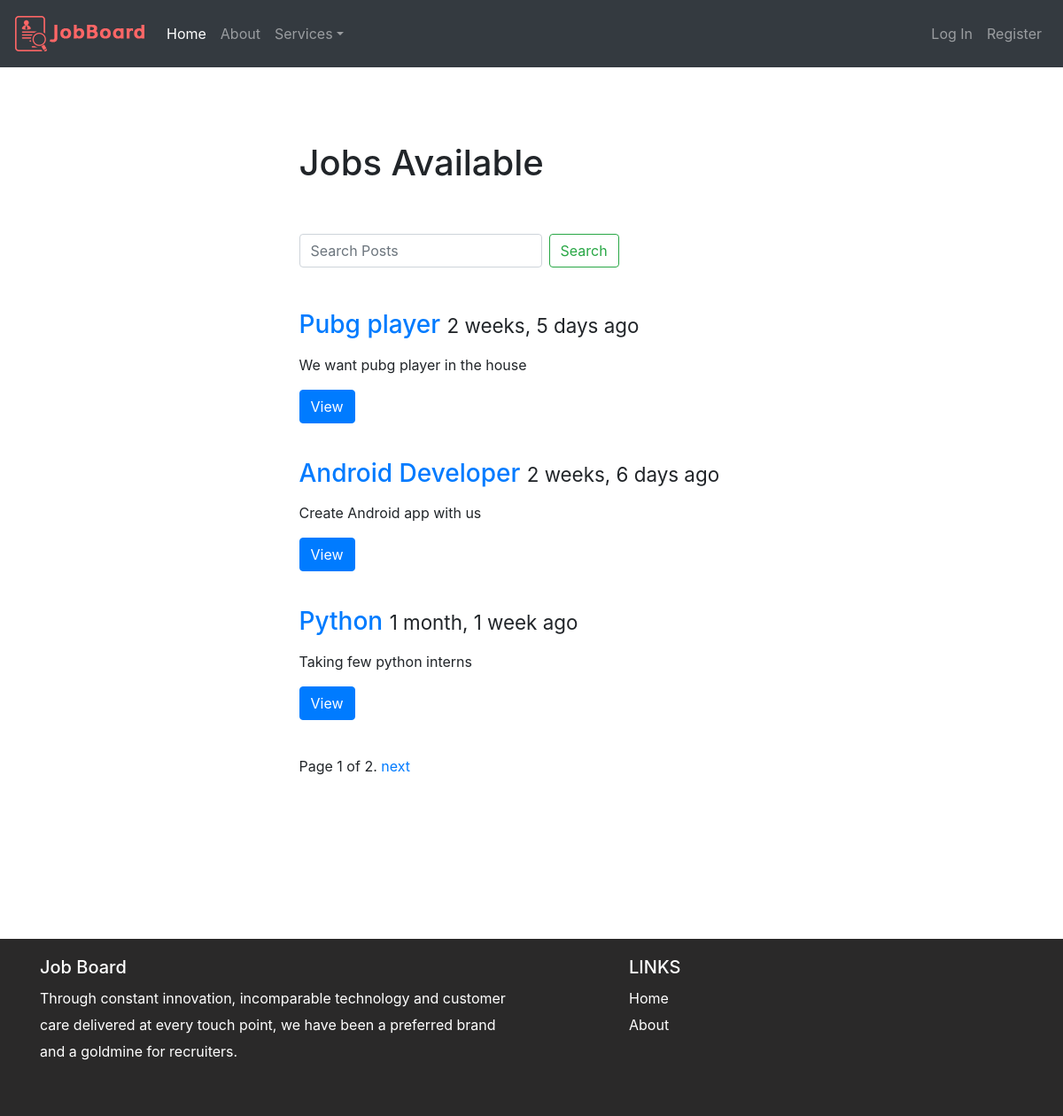
/joblist/, run on the app's committed database.
### jobs/models.py (models this page shows, shortened)
class Job(models.Model):
    title = models.CharField(max_length=100)
    company_name = models.CharField(max_length=100)
    description = models.TextField()
    timestamp = models.DateTimeField(auto_now_add=True, auto_now=False )
    class Meta:
        ordering = ["-timestamp"]

### jobs/views.py (the view)
# urls.py: url(r'^joblist/$', job_list, name='job_list'),
def job_list(request):
    queryset_list = Job.objects.all()
    query=request.GET.get("q")
    if query:
        queryset_list=queryset_list.filter(
            Q(title__icontains=query) |
            Q(description__icontains=query)
        ).distinct()
    paginator = Paginator(queryset_list, 3) # Show contacts per page
    page_request_var="page"
    page = request.GET.get(page_request_var)
    try:
        queryset = paginator.page(page)
    except PageNotAnInteger:
        queryset = paginator.page(1)
    except EmptyPage:
        queryset = paginator.page(paginator.num_pages)
    context = {
        "object_list": queryset,
        "title":"Jobs Available",
        "page_request_var":page_request_var,
    }
    return render(request,"job_list.html",context)

### templates/job_list.html (shortened to what this page needs)
{% extends "base.html"%}
{% block content %}
<div class="col-md-6 offset-md-3">
    <h1>
            {{ title }}<br><br>
    </h1>
    <form method="GET" action="" class="form-inline mt-2 mt-md-0">
            <input class="form-control mr-sm-2" type="text" name='q' placeholder="Search Posts" value="{{ request.GET.q }}" aria-label="Search"/>
            <button class="btn btn-outline-success my-2 my-sm-0" type="submit">Search</button>
    </form>
    <br><br>
    {% for obj in  object_list %}
<div class="row">
     <div class="col-md-12 ">
       <div class="thumbnail">
         <div class="caption">
           <h3><a href='{% url "detail" id=obj.id %}'> {{obj.title}}</a> <small>{{obj.timestamp|timesince}} ago </small></h3>
           <p>{{obj.description|linebreaks|truncatechars:120}}</p>
           <p><a href='{% url "detail" id=obj.id %}' class="btn btn-primary" role="button">View</a></p>
         </div>
       </div>
     </div>
 </div>
 <br>
 {% endfor %}
 <div class="pagination">
    <span class="step-links">
        <span class="current">
            Page {{ object_list.number }} of {{ object_list.paginator.num_pages }}.
        </span>
        {% if object_list.has_next %}
            <a href="?{{page_request_var}}={{ object_list.next_page_number }}{% if request.GET.q %} &q={{ request.GET.q }}{% endif %}">next</a>
        {% endif %}
    </span>
</div>
 </div>
{% endblock content %}

### static/css/navbar-top.css (style rules this page uses)
body { min-height: 75rem; }

### static/css/sticky-footer.css (style rules this page uses)
html { position: relative; min-height: 100%; }
body { margin-bottom: 60px; }

### data on the page
Job: title "Pubg player", timestamp "2 weeks, 5 days", description "We want pubg player in the house"
Job: title "Android Developer", timestamp "2 weeks, 6 days", description "Create Android app with us"
Job: title "Python", timestamp "1 month, 1 week", description "Taking few python interns"

### other printed values
{{ title }} "Jobs Available"
{{ object_list.number }} "1"
{{ object_list.paginator.num_pages }} "2"
